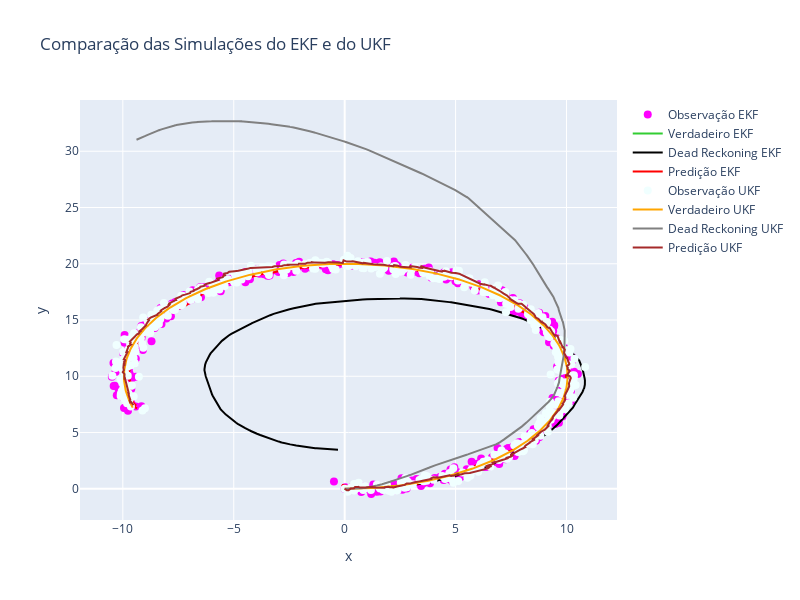

Notebook source saved alongside this figure:
### Markdown cell above
<p style="font-family:Avantgarde; font-size:1.5em;"> 8. Análise do Erro </p>

### Code cell
fig = go.Figure()

# EKF
trace_observation_ekf = go.Scatter(x=hz_ekf[:, 0], y=hz_ekf[:, 1], mode='markers', name='Observação EKF', marker=dict(color='magenta', size=8))
trace_true_ekf = go.Scatter(x=hxtrue_ekf[0, :].flatten(), y=hxtrue_ekf[1, :].flatten(), mode='lines', name='Verdadeiro EKF', line=dict(color='limegreen'))
trace_dead_reckoning_ekf = go.Scatter(x=hxdr_ekf[0, :].flatten(), y=hxdr_ekf[1, :].flatten(), mode='lines', name='Dead Reckoning EKF', line=dict(color='black'))
trace_ekf_prediction_ekf = go.Scatter(x=hxpred_ekf[0, :].flatten(), y=hxpred_ekf[1, :].flatten(), mode='lines', name='Predição EKF', line=dict(color='red'))

fig.add_trace(trace_observation_ekf)
fig.add_trace(trace_true_ekf)
fig.add_trace(trace_dead_reckoning_ekf)
fig.add_trace(trace_ekf_prediction_ekf)

# UKF
trace_observation_ukf = go.Scatter(x=hz_ukf[0, :], y=hz_ukf[1, :], mode='markers', name='Observação UKF', marker=dict(color='azure', size=8))
trace_true_ukf = go.Scatter(x=hxtrue_ukf[0, :].flatten(), y=hxtrue_ukf[1, :].flatten(), mode='lines', name='Verdadeiro UKF', line=dict(color='orange'))
trace_dead_reckoning_ukf = go.Scatter(x=hxDR_ukf[0, :].flatten(), y=hxDR_ukf[1, :].flatten(), mode='lines', name='Dead Reckoning UKF', line=dict(color='grey'))
trace_ukf_prediction_ukf = go.Scatter(x=hxEst_ukf[0, :].flatten(), y=hxEst_ukf[1, :].flatten(), mode='lines', name='Predição UKF', line=dict(color='brown'))

fig.add_trace(trace_observation_ukf)
fig.add_trace(trace_true_ukf)
fig.add_trace(trace_dead_reckoning_ukf)
fig.add_trace(trace_ukf_prediction_ukf)

fig.update_layout(
    height=600,
    width=800,
    title_text='Comparação das Simulações do EKF e do UKF',
    xaxis_title='x',
    yaxis_title='y',
)

fig.show()

### Figure 1 — Plotly figure (JSON) as saved in the notebook; plotly's stock layout.template omitted (floating-point values rounded to 4 significant figures; data arrays with more than 128 entries replaced by an {"elided": "..."} marker saying what was removed)
{"data": [{"marker": {"color": "magenta", "size": 8}, "mode": "markers", "name": "Observação EKF", "type": "scatter", "x": {"elided": "501 float values"}, "y": {"elided": "501 float values"}}, {"line": {"color": "limegreen"}, "mode": "lines", "name": "Verdadeiro EKF", "type": "scatter", "x": {"elided": "501 float values"}, "y": {"elided": "501 float values"}}, {"line": {"color": "black"}, "mode": "lines", "name": "Dead Reckoning EKF", "type": "scatter", "x": {"elided": "501 float values"}, "y": {"elided": "501 float values"}}, {"line": {"color": "red"}, "mode": "lines", "name": "Predição EKF", "type": "scatter", "x": {"elided": "501 float values"}, "y": {"elided": "501 float values"}}, {"marker": {"color": "azure", "size": 8}, "mode": "markers", "name": "Observação UKF", "type": "scatter", "x": {"elided": "501 float values"}, "y": {"elided": "501 float values"}}, {"line": {"color": "orange"}, "mode": "lines", "name": "Verdadeiro UKF", "type": "scatter", "x": {"elided": "501 float values"}, "y": {"elided": "501 float values"}}, {"line": {"color": "grey"}, "mode": "lines", "name": "Dead Reckoning UKF", "type": "scatter", "x": {"elided": "501 float values"}, "y": {"elided": "501 float values"}}, {"line": {"color": "brown"}, "mode": "lines", "name": "Predição UKF", "type": "scatter", "x": {"elided": "501 float values"}, "y": {"elided": "501 float values"}}], "layout": {"height": 600, "title": {"text": "Comparação das Simulações do EKF e do UKF"}, "width": 800, "xaxis": {"title": {"text": "x"}}, "yaxis": {"title": {"text": "y"}}}}
